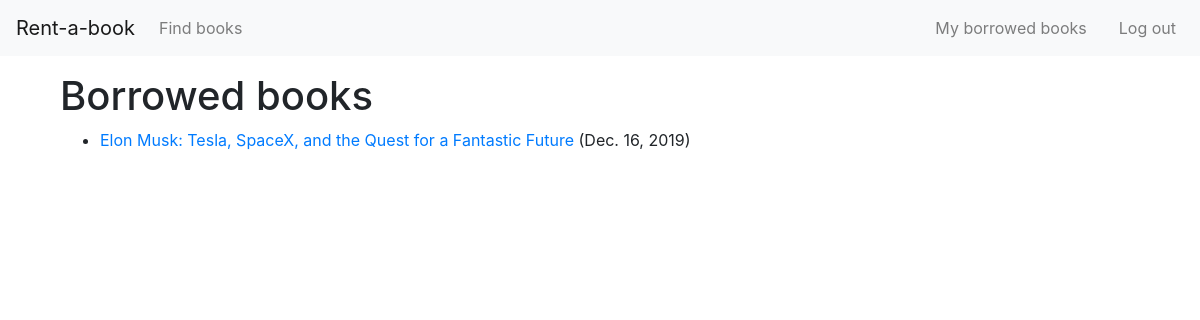
/mybooks/ (signed in), run on an earlier commit of the app's database.
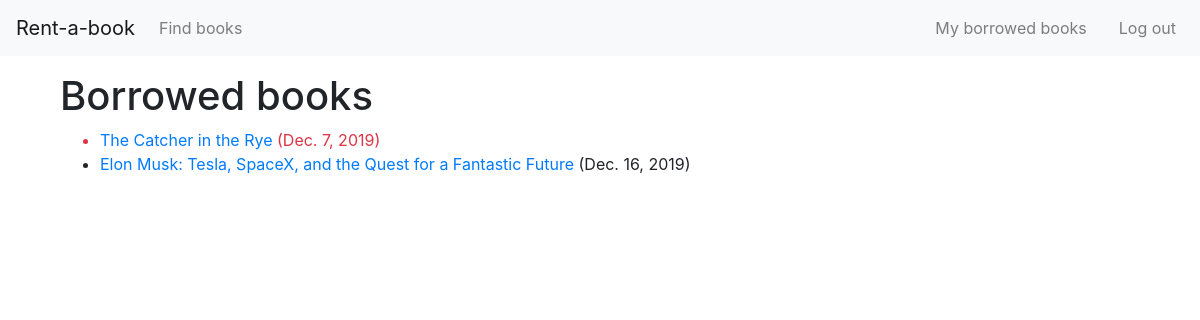
And on a later commit of the database.
### rentabook/models.py (models this page shows, shortened)
class BookInstance(models.Model):
    created_by = models.ForeignKey(User, on_delete=models.SET_NULL, null=True, related_name="owner")
    borrower = models.ForeignKey(User, on_delete=models.SET_NULL, null=True, blank=True, related_name="borrower")
    cover = models.ImageField(upload_to='images/', blank=True)
    def cover_tag(self):
        if self.cover:
            return mark_safe('<img src="%s" style="width: 45px; height: 60px;" />' % self.cover.url)
        else:
            return 'No Cover Found'
    cover_tag.short_description = 'Cover'
    title = models.CharField(max_length=255, help_text='Enter book title')
    author = models.CharField(max_length=255, help_text='Enter book author')
    genre = models.ManyToManyField(Genre, help_text='Select a genre for this book')
    summary = models.TextField(
        blank=True,
        max_length=1000,
        help_text='Enter a brief description of the book')
    condition_choices = [
        ('1', 'Like New'),
        ('2', 'Good'),
        ('3', 'Fair'),
    ]
    condition = models.CharField(
        choices=condition_choices,
        max_length=1,
        blank=False,
        default='p')
    price_choices = [(i, i) for i in range (10, 60, 10)]
    price = models.IntegerField(choices=price_choices, default=10)
    due_back = models.DateField(null=True, blank=True)
    LOAN_STATUS = (
        ('o', 'On loan'),
        ('a', 'Available'),
        ('r', 'Reserved'),
    )
    status = models.CharField(
        max_length=1,
        choices=LOAN_STATUS,
        blank=True,
        default='a',
        help_text='Book availability',
    )
    class Meta:
        ordering = ['due_back']
    def display_genre(self):
        """Create a string for the Genre. This is required to display genre in Admin."""
        return ', '.join(genre.name for genre in self.genre.all()[:3])
    display_genre.short_description = 'Genre'
    @property
    def is_overdue(self):
        if self.due_back and date.today() > self.due_back:
            return True
        return False

### rentabook/views.py (the view)
# urls.py: path('mybooks/', views.LoanedBooksByUserListView.as_view(), name='my-borrowed'),
class LoanedBooksByUserListView(LoginRequiredMixin,generic.ListView):
    model = BookInstance
    template_name ='rentabook/my_borrowed.html'
    paginate_by = 10
    def get_queryset(self):
        return BookInstance.objects.filter(borrower=self.request.user).filter(status__exact='o').order_by('due_back')

### rentabook/templates/rentabook/my_borrowed.html
{% extends "base_generic.html" %}
{% block main %}
<h1>Borrowed books</h1>
{% if bookinstance_list %}
<ul>
    {% for bookinst in bookinstance_list %}
    <li class="{% if bookinst.is_overdue %}text-danger{% endif %}">
        <a href="{% url 'book-detail' bookinst.pk %}">{{bookinst.title}}</a> ({{ bookinst.due_back }})
    </li>
    {% endfor %}
</ul>
{% else %}
<p>There are no books borrowed.</p>
{% endif %}
{% endblock %}

What changed in the data, as far as the page shows it:
now on this page (row edited): BookInstance: title "The Catcher in the Rye", due_back "Dec. 7, 2019"
